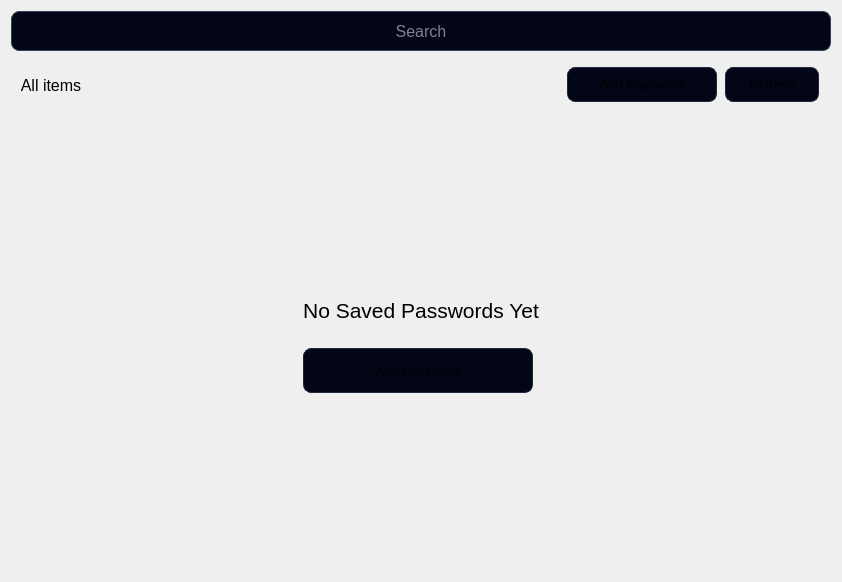
<?xml version="1.0" encoding="UTF-8"?>
<ui version="4.0">
 <class>DashboardPage</class>
 <widget class="QWidget" name="DashboardPage">
  <property name="geometry">
   <rect>
    <x>0</x>
    <y>0</y>
    <width>842</width>
    <height>582</height>
   </rect>
  </property>
  <property name="windowTitle">
   <string>DashboardPage</string>
  </property>
  <property name="styleSheet">
   <string notr="true">QTableWidget {
    background-color: rgb(15, 23, 42);
    color: rgb(229, 231, 235);
    border: none;
    gridline-color: transparent;
}

QHeaderView::section {
    background-color: rgb(2, 6, 23);
    color: rgb(255, 255, 255);
    padding: 8px;
    border: none;
	font-size: 14px;
    font-weight: 600;
}

QTableWidget::item {
    padding: 12px 16px;
	border-bottom: 1px solid rgba(30, 41, 59, 0.35);
}

QPushButton {
    background-color: rgb(2, 6, 23);
    border: 1px solid rgb(30, 41, 59);
    border-radius: 8px;
    padding: 6px 12px;
    font-size: 13px;
}

QPushButton:hover {
    background-color: rgb(30, 41, 59);
}

QPushButton#editBtn {
    background-color: rgb(37, 99, 235);
    border: none;
}

QPushButton#editBtn:hover {
    background-color: rgb(29, 78, 216);
}

QPushButton#deleteBtn {
    background-color: rgb(220, 38, 38);
    border: none;
}
QPushButton#deleteBtn:hover {
    background-color: rgb(185, 28, 28);
}

QPushButton#copyUserBtn,
QPushButton#copyPassBtn {
    background-color: rgba(2, 6, 23, 0.6);
    border: 1px solid rgba(30, 41, 59, 0.8);
    color: rgb(203, 213, 245);
}

QPushButton#copyUserBtn:hover,
QPushButton#copyPassBtn:hover {
    background-color: rgb(2, 6, 23);
    border-color: rgb(56, 189, 248);
    color: rgb(224, 242, 254);
}</string>
  </property>
  <layout class="QVBoxLayout" name="verticalLayout_3">
   <property name="spacing">
    <number>0</number>
   </property>
   <property name="leftMargin">
    <number>0</number>
   </property>
   <property name="topMargin">
    <number>0</number>
   </property>
   <property name="rightMargin">
    <number>0</number>
   </property>
   <property name="bottomMargin">
    <number>0</number>
   </property>
   <item>
    <widget class="QWidget" name="widget" native="true">
     <layout class="QVBoxLayout" name="verticalLayout">
      <item>
       <widget class="QLineEdit" name="searchLineEdit">
        <property name="minimumSize">
         <size>
          <width>0</width>
          <height>40</height>
         </size>
        </property>
        <property name="maximumSize">
         <size>
          <width>16777215</width>
          <height>40</height>
         </size>
        </property>
        <property name="font">
         <font>
          <pointsize>12</pointsize>
         </font>
        </property>
        <property name="styleSheet">
         <string notr="true">QLineEdit {
    background-color: rgb(2, 6, 23);
    color: rgb(255, 255, 255);
    border: 1px solid rgb(51, 65, 85);
    border-radius: 8px;
    padding: 8px 12px;
}
QLineEdit:focus {
    border: 1px solid rgb(10, 94, 221);
}</string>
        </property>
        <property name="alignment">
         <set>Qt::AlignmentFlag::AlignCenter</set>
        </property>
        <property name="placeholderText">
         <string>Search</string>
        </property>
       </widget>
      </item>
      <item>
       <layout class="QHBoxLayout" name="horizontalLayout" stretch="2,5,0,1">
        <property name="spacing">
         <number>8</number>
        </property>
        <property name="topMargin">
         <number>8</number>
        </property>
        <property name="rightMargin">
         <number>12</number>
        </property>
        <property name="bottomMargin">
         <number>8</number>
        </property>
        <item>
         <widget class="QLabel" name="itemsLabel">
          <property name="sizePolicy">
           <sizepolicy hsizetype="Fixed" vsizetype="Fixed">
            <horstretch>0</horstretch>
            <verstretch>0</verstretch>
           </sizepolicy>
          </property>
          <property name="minimumSize">
           <size>
            <width>50</width>
            <height>40</height>
           </size>
          </property>
          <property name="maximumSize">
           <size>
            <width>80</width>
            <height>45</height>
           </size>
          </property>
          <property name="font">
           <font>
            <pointsize>12</pointsize>
           </font>
          </property>
          <property name="text">
           <string>All items</string>
          </property>
          <property name="alignment">
           <set>Qt::AlignmentFlag::AlignCenter</set>
          </property>
         </widget>
        </item>
        <item>
         <spacer name="horizontalSpacer">
          <property name="orientation">
           <enum>Qt::Orientation::Horizontal</enum>
          </property>
          <property name="sizeHint" stdset="0">
           <size>
            <width>40</width>
            <height>20</height>
           </size>
          </property>
         </spacer>
        </item>
        <item>
         <widget class="QPushButton" name="addPasswordButton_2">
          <property name="minimumSize">
           <size>
            <width>150</width>
            <height>35</height>
           </size>
          </property>
          <property name="maximumSize">
           <size>
            <width>16777215</width>
            <height>35</height>
           </size>
          </property>
          <property name="font">
           <font>
            <pointsize>-1</pointsize>
           </font>
          </property>
          <property name="cursor">
           <cursorShape>PointingHandCursor</cursorShape>
          </property>
          <property name="text">
           <string>Add Password</string>
          </property>
         </widget>
        </item>
        <item>
         <widget class="QPushButton" name="refreshPasswordListButton">
          <property name="minimumSize">
           <size>
            <width>0</width>
            <height>35</height>
           </size>
          </property>
          <property name="maximumSize">
           <size>
            <width>16777215</width>
            <height>35</height>
           </size>
          </property>
          <property name="font">
           <font>
            <pointsize>-1</pointsize>
           </font>
          </property>
          <property name="cursor">
           <cursorShape>PointingHandCursor</cursorShape>
          </property>
          <property name="text">
           <string>Refresh</string>
          </property>
         </widget>
        </item>
       </layout>
      </item>
      <item>
       <widget class="QStackedWidget" name="stackedWidget">
        <property name="currentIndex">
         <number>2</number>
        </property>
        <widget class="QWidget" name="pagePasswords">
         <layout class="QVBoxLayout" name="verticalLayout_2">
          <item>
           <widget class="QTableWidget" name="passwordTable">
            <property name="font">
             <font>
              <pointsize>10</pointsize>
              <fontweight>Medium</fontweight>
             </font>
            </property>
            <property name="focusPolicy">
             <enum>Qt::FocusPolicy::NoFocus</enum>
            </property>
            <property name="editTriggers">
             <set>QAbstractItemView::EditTrigger::NoEditTriggers</set>
            </property>
            <property name="showDropIndicator" stdset="0">
             <bool>false</bool>
            </property>
            <property name="alternatingRowColors">
             <bool>false</bool>
            </property>
            <property name="selectionMode">
             <enum>QAbstractItemView::SelectionMode::NoSelection</enum>
            </property>
            <property name="verticalScrollMode">
             <enum>QAbstractItemView::ScrollMode::ScrollPerPixel</enum>
            </property>
            <property name="horizontalScrollMode">
             <enum>QAbstractItemView::ScrollMode::ScrollPerPixel</enum>
            </property>
            <attribute name="verticalHeaderVisible">
             <bool>false</bool>
            </attribute>
            <attribute name="verticalHeaderDefaultSectionSize">
             <number>55</number>
            </attribute>
           </widget>
          </item>
         </layout>
        </widget>
        <widget class="QWidget" name="pageNoResults">
         <layout class="QGridLayout" name="gridLayout">
          <property name="verticalSpacing">
           <number>25</number>
          </property>
          <item row="0" column="0">
           <spacer name="verticalSpacer_2">
            <property name="orientation">
             <enum>Qt::Orientation::Vertical</enum>
            </property>
            <property name="sizeHint" stdset="0">
             <size>
              <width>20</width>
              <height>40</height>
             </size>
            </property>
           </spacer>
          </item>
          <item row="1" column="0">
           <widget class="QLabel" name="noResultsLabel">
            <property name="font">
             <font>
              <pointsize>16</pointsize>
              <fontweight>Medium</fontweight>
             </font>
            </property>
            <property name="text">
             <string>No results found for</string>
            </property>
            <property name="scaledContents">
             <bool>false</bool>
            </property>
            <property name="alignment">
             <set>Qt::AlignmentFlag::AlignCenter</set>
            </property>
           </widget>
          </item>
          <item row="2" column="0">
           <spacer name="verticalSpacer">
            <property name="orientation">
             <enum>Qt::Orientation::Vertical</enum>
            </property>
            <property name="sizeHint" stdset="0">
             <size>
              <width>20</width>
              <height>40</height>
             </size>
            </property>
           </spacer>
          </item>
         </layout>
        </widget>
        <widget class="QWidget" name="pageEmpty">
         <layout class="QGridLayout" name="gridLayout_2">
          <property name="verticalSpacing">
           <number>25</number>
          </property>
          <item row="3" column="0">
           <spacer name="verticalSpacer_3">
            <property name="orientation">
             <enum>Qt::Orientation::Vertical</enum>
            </property>
            <property name="sizeHint" stdset="0">
             <size>
              <width>20</width>
              <height>40</height>
             </size>
            </property>
           </spacer>
          </item>
          <item row="1" column="0">
           <widget class="QLabel" name="noResultsLabel_2">
            <property name="font">
             <font>
              <pointsize>16</pointsize>
              <fontweight>Medium</fontweight>
             </font>
            </property>
            <property name="text">
             <string>No Saved Passwords Yet</string>
            </property>
            <property name="scaledContents">
             <bool>false</bool>
            </property>
            <property name="alignment">
             <set>Qt::AlignmentFlag::AlignCenter</set>
            </property>
           </widget>
          </item>
          <item row="2" column="0">
           <widget class="QPushButton" name="addPasswordButton">
            <property name="minimumSize">
             <size>
              <width>230</width>
              <height>45</height>
             </size>
            </property>
            <property name="maximumSize">
             <size>
              <width>230</width>
              <height>45</height>
             </size>
            </property>
            <property name="font">
             <font>
              <pointsize>-1</pointsize>
             </font>
            </property>
            <property name="cursor">
             <cursorShape>PointingHandCursor</cursorShape>
            </property>
            <property name="text">
             <string>Add Password</string>
            </property>
           </widget>
          </item>
          <item row="0" column="0">
           <spacer name="verticalSpacer_4">
            <property name="orientation">
             <enum>Qt::Orientation::Vertical</enum>
            </property>
            <property name="sizeHint" stdset="0">
             <size>
              <width>20</width>
              <height>40</height>
             </size>
            </property>
           </spacer>
          </item>
         </layout>
        </widget>
       </widget>
      </item>
     </layout>
    </widget>
   </item>
  </layout>
 </widget>
 <layoutdefault spacing="6" margin="11"/>
 <resources/>
 <connections/>
</ui>
